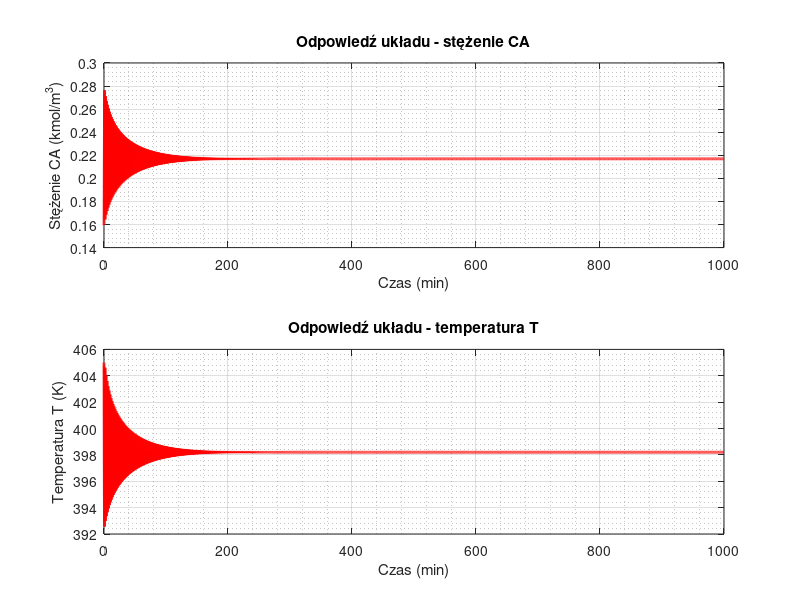

The MATLAB script that drew this image:
%% findOpPoint.m
% ================================================================================
% Finding the operating point for the nonlinear system.
clear; clc;
format long e;

% Parameters
ro = 1e6; % g/m^3
roc = 1e6; % g/m^3
cp = 1; % cal/(g*K)
cpc = 1; % cal/(g*K)
k0 = 1e10; % 1/min
E_R = 8330.1; % 1/K
h = 130e6; % cal/kmol
a = 0.516e6; % cal/(K*m^3)
b = 0.5; % -

% Constants
% Fin = F, so V is constant
V = 1; % m^3
Fin = 1; % m^3/min
F = 1; % m^3/min

% Controlled variables: CA, T
% Manipulated variables: CAin, FC
% Disturbance variables: Tin, TCin

% Operating point - control and disturbances
CAin_p = 2.0; % kmol/m^3
FC_p = 17; % m^3/min
Tin_p = 343; % K
TCin_p = 310; % K

% CAin: 
% ---------------------------
% 2.0

% FC:
% ---------------------------
% 7
% 9
% 12
% 15
% 17
% 18

% CA:
% ---------------------------
% 3.487884655658222e-02 = 0.0348784655658222
% 5.557088024052338e-02 = 0.05557088024052338
% 9.821109463204293e-02 = 0.09821109463204293
% 1.597172021766315e-01 = 0.1597172021766315
% 2.169364570631375e-01 = 0.2169364570631375
% 1.828622864494349e+00 = 1.828622864494349

% T:
% ---------------------------
% 4.385550598263770e+02 = 438.5550598263770
% 4.278255516809578e+02 = 427.8255516809578
% 4.152091350393931e+02 = 415.2091350393931
% 4.047356680017397e+02 = 404.7356680017397
% 3.982004016808073e+02 = 398.2004016808073
% 3.280431883372068e+02 = 328.0431883372068


% Approximate values of the output at the operating point
CA_p = 0.16; % kmol/m^3
T_p = 405; % K

Tend = 1000; % min

% Nonlinear model for ode45, x = [CA; T]
f_ode = @(t, x) [
    (1/V) * (Fin*CAin_p - F*x(1) - V * k0 * exp(-E_R/x(2)) * x(1));
    (1/(V*ro*cp)) * (Fin*ro*cp*Tin_p - F*ro*cp*x(2) + V*h*k0*exp(-E_R/x(2))*x(1) - (a * FC_p^(b+1) / (FC_p + (a * FC_p^b) / (2 * roc * cpc))) * (x(2) - TCin_p))
];

% symulacja ode45
[t, x] = ode45(f_ode, [0 Tend], [CA_p; T_p], odeset('RelTol',1e-8,'AbsTol',1e-10));
% [t, x] = ode15s(f_ode, [0 Tend], [CA_p; T_p], odeset('RelTol',1e-8,'AbsTol',1e-10));

fprintf("Punkt pracy (CA_p, T_p):\n");
disp(x(end,:));

figure;

subplot(2,1,1);
plot(t, x(:,1), 'r-', 'LineWidth', 2);
xlabel('Czas (min)'); ylabel('Stężenie CA (kmol/m^3)');
title('Odpowiedź układu - stężenie CA');
grid on; grid minor;

subplot(2,1,2);
plot(t, x(:,2), 'r-', 'LineWidth', 2);
xlabel('Czas (min)'); ylabel('Temperatura T (K)');
title('Odpowiedź układu - temperatura T');
grid on; grid minor;
